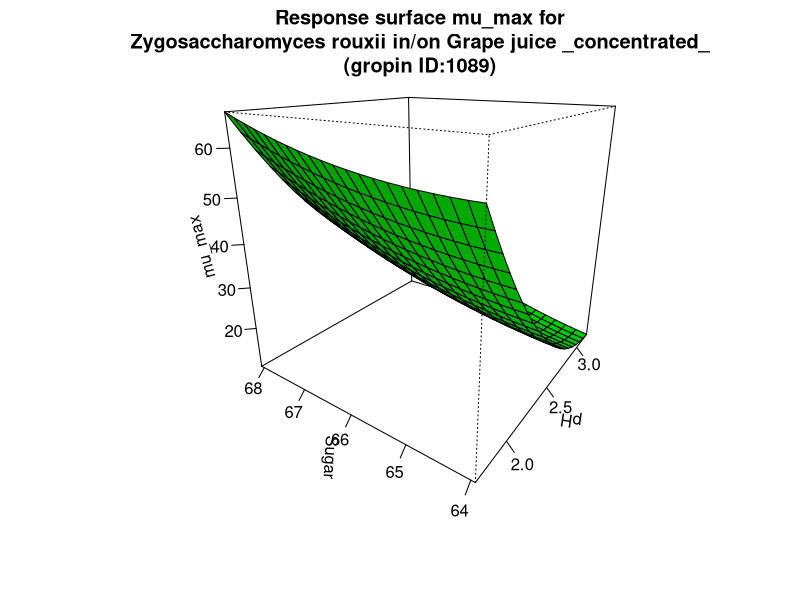

R code for this plot:
#############################
# start of Parameter script
#############################
pH <- seq(1.7017,3.1968031968032,length.out=21)
Sugar <- seq(63.9360639360639,68.068,length.out=21)
#############################
# end of Parameter script
#############################
############################# 
# start of Model script Gropin ID 1089 
#############################
 
# constant coefficients for this model
 
variables <- data.frame(pH,Sugar)
argumentsPar <- expand.grid(variables)
 
# heart of the model
response_surface <- function(pH,Sugar) {
   mumax <-2849.592-79.148*Sugar+0.596*(Sugar^2)-232.069*pH+20.771*(pH^2)+1.537*Sugar*pH

return(mumax=mumax)
} 

# output parameters
mumax <- cbind(argumentsPar,response_surface(argumentsPar['pH'],argumentsPar['Sugar']))
colnames(mumax) <- c(colnames(argumentsPar),'mumax')
#############################
# End of Model script
#############################
############################# 
# start of Visualisation script Gropin ID 1089 
#############################
persp(pH,Sugar,matrix(unlist(mumax$mumax),nrow=21),col = 'green',xlab='pH',ylab='Sugar',zlab='mu_max',main='Response surface mu_max for
Zygosaccharomyces rouxii in/on Grape juice _concentrated_
(gropin ID:1089)',theta=305,phi=20,shade=0.25,ticktype = 'detailed')
#############################
# End of Visualisation script
#############################
